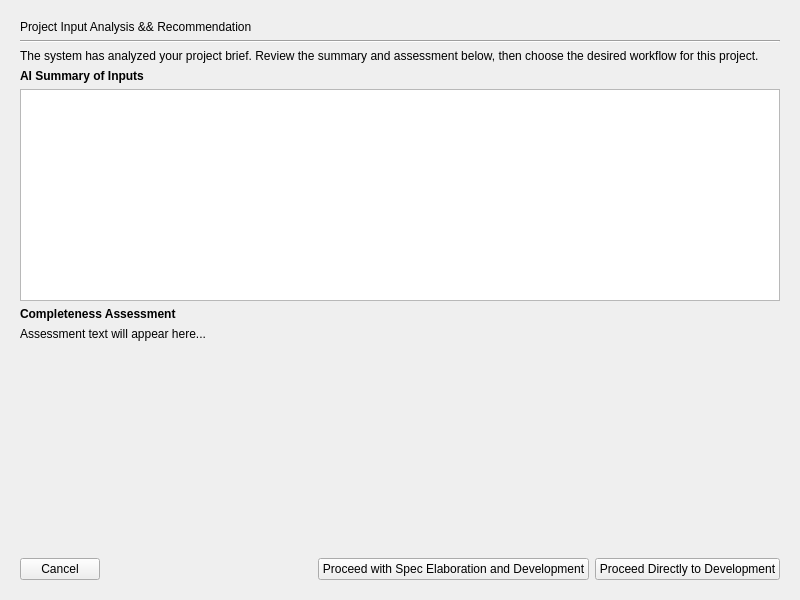
<?xml version="1.0" encoding="UTF-8"?>
<ui version="4.0">
 <class>IntakeAssessmentPage</class>
 <widget class="QWidget" name="IntakeAssessmentPage">
  <property name="geometry">
   <rect>
    <x>0</x>
    <y>0</y>
    <width>800</width>
    <height>600</height>
   </rect>
  </property>
  <property name="windowTitle">
   <string>Form</string>
  </property>
  <layout class="QVBoxLayout" name="verticalLayout">
   <property name="leftMargin">
    <number>20</number>
   </property>
   <property name="topMargin">
    <number>20</number>
   </property>
   <property name="rightMargin">
    <number>20</number>
   </property>
   <property name="bottomMargin">
    <number>20</number>
   </property>
   <item>
    <widget class="QLabel" name="headerLabel">
     <property name="text">
      <string>Project Input Analysis &amp;&amp; Recommendation</string>
     </property>
    </widget>
   </item>
   <item>
    <widget class="Line" name="line">
     <property name="orientation">
      <enum>Qt::Horizontal</enum>
     </property>
    </widget>
   </item>
   <item>
    <widget class="QLabel" name="instructionLabel">
     <property name="text">
      <string>The system has analyzed your project brief. Review the summary and assessment below, then choose the desired workflow for this project.</string>
     </property>
     <property name="wordWrap">
      <bool>true</bool>
     </property>
    </widget>
   </item>
   <item>
    <widget class="QLabel" name="summaryHeaderLabel">
     <property name="text">
      <string>&lt;b&gt;AI Summary of Inputs&lt;/b&gt;</string>
     </property>
    </widget>
   </item>
   <item>
    <widget class="QTextEdit" name="summaryTextEdit">
     <property name="readOnly">
      <bool>true</bool>
     </property>
    </widget>
   </item>
   <item>
    <widget class="QLabel" name="assessmentHeaderLabel">
     <property name="text">
      <string>&lt;b&gt;Completeness Assessment&lt;/b&gt;</string>
     </property>
    </widget>
   </item>
   <item>
    <widget class="QLabel" name="completenessAssessmentLabel">
     <property name="text">
      <string>Assessment text will appear here...</string>
     </property>
     <property name="wordWrap">
      <bool>true</bool>
     </property>
    </widget>
   </item>
   <item>
    <spacer name="verticalSpacer">
     <property name="orientation">
      <enum>Qt::Vertical</enum>
     </property>
     <property name="sizeHint" stdset="0">
      <size>
       <width>20</width>
       <height>40</height>
      </size>
     </property>
    </spacer>
   </item>
   <item>
    <layout class="QHBoxLayout" name="horizontalLayout">
     <item>
      <widget class="QPushButton" name="backButton">
       <property name="text">
        <string>Cancel</string>
       </property>
      </widget>
     </item>
     <item>
      <spacer name="horizontalSpacer">
       <property name="orientation">
        <enum>Qt::Horizontal</enum>
       </property>
       <property name="sizeHint" stdset="0">
        <size>
         <width>40</width>
         <height>20</height>
        </size>
       </property>
      </spacer>
     </item>
     <item>
      <widget class="QPushButton" name="fullLifecycleButton">
       <property name="text">
        <string>Proceed with Spec Elaboration and Development</string>
       </property>
      </widget>
     </item>
     <item>
      <widget class="QPushButton" name="directToDevelopmentButton">
       <property name="text">
        <string>Proceed Directly to Development</string>
       </property>
      </widget>
     </item>
    </layout>
   </item>
  </layout>
 </widget>
 <resources/>
 <connections/>
</ui>
